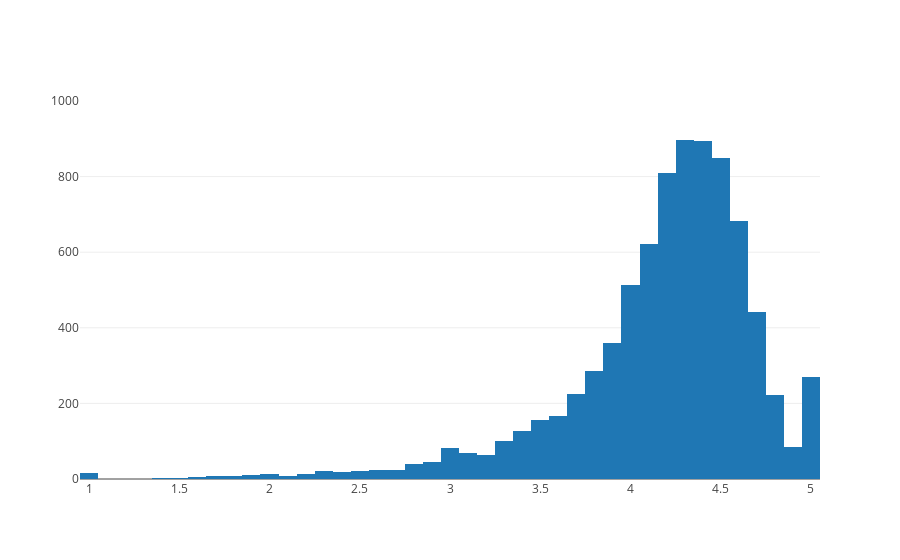

Write notebook code for a chart like this one.
### Markdown cell above
## 4. Distribution of app ratings
<p>After having witnessed the market share for each category of apps, let's see how all these apps perform on an average. App ratings (on a scale of 1 to 5) impact the discoverability, conversion of apps as well as the company's overall brand image. Ratings are a key performance indicator of an app.</p>
<p>From our research, we found that the average volume of ratings across all app categories is <code>4.17</code>. The histogram plot is skewed to the right indicating that the majority of the apps are highly rated with only a few exceptions in the low-rated apps.</p>

### Code cell
# Average rating of apps
avg_app_rating = apps.mean()
print('Average app rating = ', avg_app_rating)

# Distribution of apps according to their ratings
data = [go.Histogram(
        x = apps['Rating']
)]

# Vertical dashed line to indicate the average app rating
layout = {'shapes': [{
              'type' :'line',
              'x0': avg_app_rating,
              'y0': 0,
              'x1': avg_app_rating,
              'y1': 1000,
              'line': { 'dash': 'dashdot'}
          }]
          }

plotly.offline.iplot({'data': data, 'layout': layout})

### Figure 1 — Plotly figure (JSON) as saved in the notebook; plotly's stock layout.template omitted (floating-point values rounded to 4 significant figures; data arrays with more than 128 entries replaced by an {"elided": "..."} marker saying what was removed)
{"data": [{"x": {"elided": "9659 float values"}, "type": "histogram", "uid": "5d510589-3ad2-49b6-bc7f-2a346eea9fd5"}], "layout": {"shapes": [{"line": {"dash": "dashdot"}, "type": "line", "x0": [5666.0, 4.173, 216600.0, 20.4, 7778000.0, 1.099], "x1": [5666.0, 4.173, 216600.0, 20.4, 7778000.0, 1.099], "y0": 0, "y1": 1000}]}}
